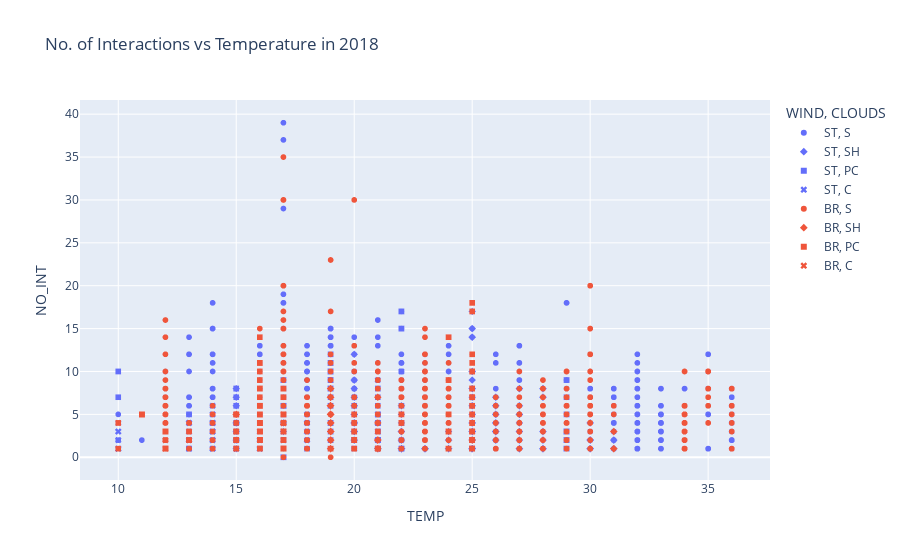

Source (notebook cell):
### Code cell
px.scatter(dff18, x='TEMP', y='NO_INT', symbol='CLOUDS', color='WIND', title='No. of Interactions vs Temperature in 2018')

### Figure 1 — Plotly figure (JSON) as saved in the notebook; plotly's stock layout.template omitted (floating-point values rounded to 4 significant figures; data arrays with more than 128 entries replaced by an {"elided": "..."} marker saying what was removed)
{"data": [{"hovertemplate": "WIND=ST<br>CLOUDS=S<br>TEMP=%{x}<br>NO_INT=%{y}<extra></extra>", "legendgroup": "ST, S", "marker": {"color": "#636efa", "symbol": "circle"}, "mode": "markers", "name": "ST, S", "showlegend": true, "type": "scattergl", "x": {"elided": "5630 int values"}, "xaxis": "x", "y": {"elided": "5630 int values"}, "yaxis": "y"}, {"hovertemplate": "WIND=ST<br>CLOUDS=SH<br>TEMP=%{x}<br>NO_INT=%{y}<extra></extra>", "legendgroup": "ST, SH", "marker": {"color": "#636efa", "symbol": "diamond"}, "mode": "markers", "name": "ST, SH", "showlegend": true, "type": "scattergl", "x": {"elided": "226 int values"}, "xaxis": "x", "y": {"elided": "226 int values"}, "yaxis": "y"}, {"hovertemplate": "WIND=ST<br>CLOUDS=PC<br>TEMP=%{x}<br>NO_INT=%{y}<extra></extra>", "legendgroup": "ST, PC", "marker": {"color": "#636efa", "symbol": "square"}, "mode": "markers", "name": "ST, PC", "showlegend": true, "type": "scattergl", "x": {"elided": "173 int values"}, "xaxis": "x", "y": {"elided": "173 int values"}, "yaxis": "y"}, {"hovertemplate": "WIND=ST<br>CLOUDS=C<br>TEMP=%{x}<br>NO_INT=%{y}<extra></extra>", "legendgroup": "ST, C", "marker": {"color": "#636efa", "symbol": "x"}, "mode": "markers", "name": "ST, C", "showlegend": true, "type": "scattergl", "x": {"elided": "130 int values"}, "xaxis": "x", "y": {"elided": "130 int values"}, "yaxis": "y"}, {"hovertemplate": "WIND=BR<br>CLOUDS=S<br>TEMP=%{x}<br>NO_INT=%{y}<extra></extra>", "legendgroup": "BR, S", "marker": {"color": "#EF553B", "symbol": "circle"}, "mode": "markers", "name": "BR, S", "showlegend": true, "type": "scattergl", "x": {"elided": "3837 int values"}, "xaxis": "x", "y": {"elided": "3837 int values"}, "yaxis": "y"}, {"hovertemplate": "WIND=BR<br>CLOUDS=SH<br>TEMP=%{x}<br>NO_INT=%{y}<extra></extra>", "legendgroup": "BR, SH", "marker": {"color": "#EF553B", "symbol": "diamond"}, "mode": "markers", "name": "BR, SH", "showlegend": true, "type": "scattergl", "x": [19, 19, 19, 19, 19, 19, 19, 19, 19, 19, 19, 19, 19, 19, 19, 19, 19, 19, 19, 19, 19, 19, 19, 19, 19, 19, 19, 19, 19, 19, 19, 19, 19, 19, 19, 19, 19, 19, 19, 19, 19, 19, 19, 19, 19, 19, 19, 19, 19, 19, 19, 19, 19, 19, 19, 19, 19, 19, 19, 19, 19, 19, 19, 19, 19, 19, 19, 19, 19, 19, 19, 19, 19, 19, 19, 19, 19, 19, 19, 19, 19, 19, 15, 15, 15, 15, 31, 31, 31, 31, 31, 31, 25, 21, 21, 21, 21, 21, 21, 21, 21, 21, 21], "xaxis": "x", "y": [6, 6, 6, 8, 8, 8, 8, 6, 6, 6, 6, 6, 5, 5, 5, 4, 4, 4, 4, 4, 4, 6, 6, 6, 4, 4, 7, 7, 7, 7, 5, 5, 6, 6, 6, 6, 3, 3, 7, 7, 7, 7, 7, 2, 6, 6, 6, 6, 2, 6, 6, 6, 3, 6, 6, 6, 6, 2, 2, 5, 5, 5, 2, 3, 3, 3, 3, 3, 3, 6, 3, 5, 5, 5, 6, 6, 6, 6, 6, 1, 1, 1, 5, 5, 5, 5, 3, 3, 1, 1, 1, 1, 2, 2, 2, 2, 2, 1, 4, 2, 2, 7, 2], "yaxis": "y"}, {"hovertemplate": "WIND=BR<br>CLOUDS=PC<br>TEMP=%{x}<br>NO_INT=%{y}<extra></extra>", "legendgroup": "BR, PC", "marker": {"color": "#EF553B", "symbol": "square"}, "mode": "markers", "name": "BR, PC", "showlegend": true, "type": "scattergl", "x": {"elided": "169 int values"}, "xaxis": "x", "y": {"elided": "169 int values"}, "yaxis": "y"}, {"hovertemplate": "WIND=BR<br>CLOUDS=C<br>TEMP=%{x}<br>NO_INT=%{y}<extra></extra>", "legendgroup": "BR, C", "marker": {"color": "#EF553B", "symbol": "x"}, "mode": "markers", "name": "BR, C", "showlegend": true, "type": "scattergl", "x": [17, 25, 25, 21, 21, 21, 15, 15, 15, 15, 15, 15, 13, 13, 13, 12, 12, 12, 12, 12, 17, 17, 17, 17, 17, 17, 17, 17, 17, 17, 17, 17, 17, 17, 17, 17, 17, 17, 17, 17, 17, 17, 17, 17, 17, 17, 17, 17, 17, 17, 17, 17, 17, 17, 17, 17, 17, 17, 17, 17, 17, 17, 17, 17, 17, 17, 17, 17, 17, 17, 17, 17, 17, 17, 17, 17, 17, 17, 17, 17, 17, 17, 17, 17, 17, 17, 17, 17, 17, 17, 17, 17, 17, 17, 17, 17, 17, 17, 17, 17, 17], "xaxis": "x", "y": [5, 3, 7, 3, 1, 1, 4, 1, 2, 5, 3, 3, 3, 3, 2, 2, 1, 2, 1, 1, 4, 4, 4, 4, 4, 4, 4, 4, 4, 4, 4, 4, 4, 4, 4, 4, 4, 4, 4, 4, 4, 4, 4, 4, 4, 4, 4, 4, 4, 4, 4, 4, 4, 4, 4, 4, 4, 4, 4, 4, 4, 4, 4, 4, 4, 4, 4, 4, 4, 4, 4, 4, 4, 4, 4, 4, 4, 4, 4, 4, 4, 4, 4, 4, 4, 4, 4, 4, 4, 4, 4, 4, 4, 4, 4, 4, 4, 4, 4, 4, 4], "yaxis": "y"}], "layout": {"legend": {"title": {"text": "WIND, CLOUDS"}, "tracegroupgap": 0}, "title": {"text": "No. of Interactions vs Temperature in 2018"}, "xaxis": {"anchor": "y", "domain": [0, 1], "title": {"text": "TEMP"}}, "yaxis": {"anchor": "x", "domain": [0, 1], "title": {"text": "NO_INT"}}}}
